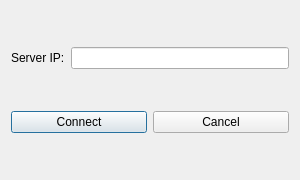
<?xml version="1.0" encoding="UTF-8"?>
<ui version="4.0">
 <class>connectServerWindow</class>
 <widget class="QDialog" name="connectServerWindow">
  <property name="geometry">
   <rect>
    <x>0</x>
    <y>0</y>
    <width>300</width>
    <height>180</height>
   </rect>
  </property>
  <property name="minimumSize">
   <size>
    <width>300</width>
    <height>180</height>
   </size>
  </property>
  <property name="maximumSize">
   <size>
    <width>300</width>
    <height>180</height>
   </size>
  </property>
  <property name="windowTitle">
   <string>connectServerWindow</string>
  </property>
  <layout class="QVBoxLayout" name="verticalLayout">
   <item>
    <spacer name="verticalSpacer">
     <property name="orientation">
      <enum>Qt::Vertical</enum>
     </property>
     <property name="sizeHint" stdset="0">
      <size>
       <width>20</width>
       <height>28</height>
      </size>
     </property>
    </spacer>
   </item>
   <item>
    <layout class="QFormLayout" name="formLayout">
     <item row="0" column="0">
      <widget class="QLabel" name="label">
       <property name="text">
        <string>Server IP:</string>
       </property>
      </widget>
     </item>
     <item row="0" column="1">
      <widget class="QLineEdit" name="IpInput"/>
     </item>
    </layout>
   </item>
   <item>
    <spacer name="verticalSpacer_2">
     <property name="orientation">
      <enum>Qt::Vertical</enum>
     </property>
     <property name="sizeHint" stdset="0">
      <size>
       <width>20</width>
       <height>27</height>
      </size>
     </property>
    </spacer>
   </item>
   <item>
    <layout class="QGridLayout" name="gridLayout">
     <item row="0" column="0">
      <widget class="QPushButton" name="connectButton">
       <property name="text">
        <string>Connect</string>
       </property>
      </widget>
     </item>
     <item row="0" column="1">
      <widget class="QPushButton" name="cancelButton">
       <property name="text">
        <string>Cancel</string>
       </property>
      </widget>
     </item>
    </layout>
   </item>
   <item>
    <spacer name="verticalSpacer_3">
     <property name="orientation">
      <enum>Qt::Vertical</enum>
     </property>
     <property name="sizeHint" stdset="0">
      <size>
       <width>20</width>
       <height>28</height>
      </size>
     </property>
    </spacer>
   </item>
  </layout>
 </widget>
 <resources/>
 <connections/>
</ui>
